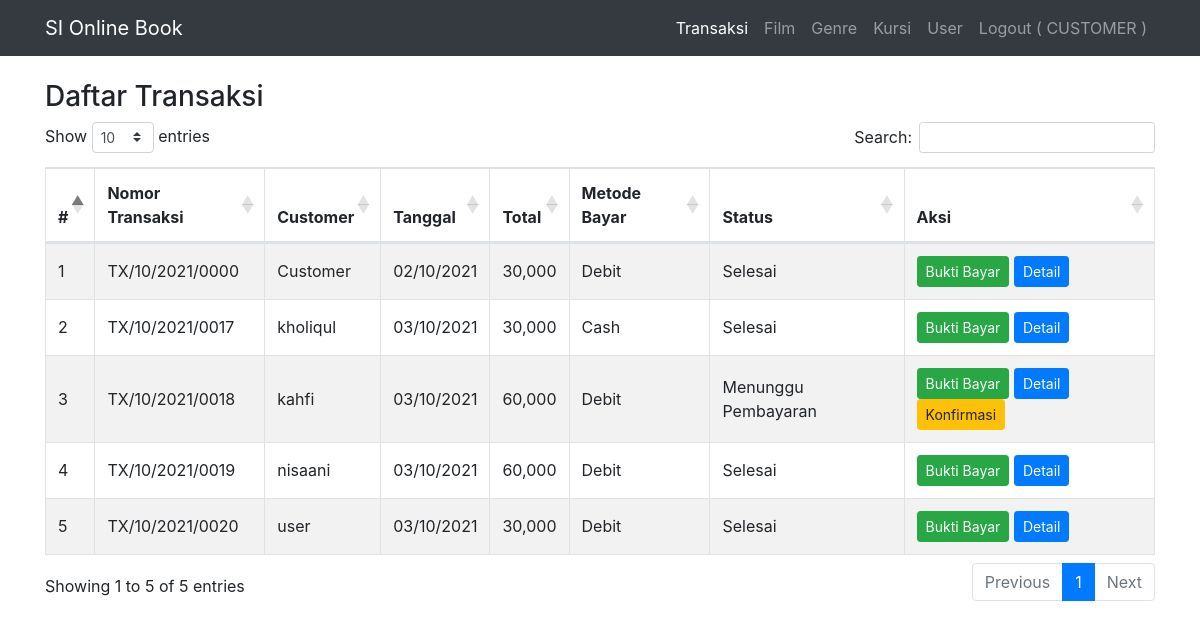
The page /admin/index.php?r=transaksi (signed in) on the database its author committed.
### tables this page shows
CREATE TABLE `transaksi` (
  `id` int(11) NOT NULL,
  `nomor_transaksi` varchar(255) NOT NULL,
  `tgl_transaksi` date NOT NULL DEFAULT current_timestamp(),
  `total` int(11) NOT NULL,
  `metode_bayar` int(11) NOT NULL COMMENT '1 : cash; 2 : debit',
  `telah_dibayar` int(11) NOT NULL DEFAULT 0 COMMENT '1 : sudah',
  `user_id` int(11) DEFAULT NULL,
  `bukti_bayar` varchar(255) DEFAULT NULL
);

CREATE TABLE `user` (
  `id` int(11) NOT NULL,
  `name` varchar(255) DEFAULT NULL,
  `email` varchar(255) DEFAULT NULL,
  `password` varchar(255) DEFAULT NULL,
  `alamat` text DEFAULT NULL,
  `nomor_ktp` varchar(20) DEFAULT NULL,
  `nomor_hp` varchar(20) DEFAULT NULL,
  `role` int(11) DEFAULT NULL COMMENT '1: admin;3customer'
);

### admin/db.php (called while the page is built, shortened)
<?php
$servername = "localhost";
$database = "booking_ticket";
$username = "root";
$password = "";
$conn = mysqli_connect($servername, $username, $password, $database);
function select($table,$value,$where){
    global $conn;
    $sql = "SELECT $value FROM $table WHERE $where";
    return mysqli_query($conn, $sql);
}

### admin/constant.php (called while the page is built, shortened)
<?php
$dataMethodBayar = [
    [
        'id' => 1,
        'nama' => 'Cash'
    ], [
        'id' => 2,
        'nama' => 'Debit'
    ],
];
function getMethodBayarById($id)
{
    global $dataMethodBayar;
    $key = array_search($id, array_column($dataMethodBayar, 'id'));
    return $dataMethodBayar[$key]['nama'];
}

### admin/transaksi/index.php (the view, shortened to what this page needs)
<?php
$dataTransaksi = select('transaksi a join user b on a.user_id = b.id', 'a.*, b.name', "true");
?>
<div class="container pt-4 mb-4">
    <div class="row">
        <div class="col">
            <h3>Daftar Transaksi</h3>
        </div>
    </div>
    <div class="table-responsive">
        <table id="example" class="table table-striped table-bordered" style="width:100%">
            <thead>
                <tr>
                    <th scope="col">#</th>
                    <th scope="col">Nomor Transaksi</th>
                    <th scope="col">Customer</th>
                    <th scope="col">Tanggal</th>
                    <th scope="col">Total</th>
                    <th scope="col">Metode Bayar</th>
                    <th scope="col">Status</th>
                    <th scope="col">Aksi</th>
                </tr>
            </thead>
            <tbody>
                <?php foreach ($dataTransaksi as $key => $transaksi) { ?>
                    <tr>
                        <td class="align-middle"><?= ++$key ?></td>
                        <td class="align-middle"><?= $transaksi['nomor_transaksi'] ?></td>
                        <td class="align-middle"><?= $transaksi['name'] ?></td>
                        <td class="align-middle"><?= date('d/m/Y', strtotime($transaksi['tgl_transaksi'])) ?></td>
                        <td class="align-middle"><?= number_format($transaksi['total']) ?></td>
                        <td class="align-middle"><?= getMethodBayarById($transaksi['metode_bayar']) ?></td>
                        <td class="align-middle"><?= $transaksi['telah_dibayar'] == 0 ? ($transaksi['bukti_bayar'] == NULL ? 'Menunggu Pembayaran' : 'Menunggu Konfirmasi Admin') : 'Selesai' ?></td>
                        <td class="align-middle">
                            <button class="btn btn-success btn-sm" data-rowid="<?= $transaksi['id'] ?>" onclick="openModalBuktiBayar(this)">Bukti Bayar</button>
                            <button class="btn btn-primary btn-sm" data-rowid="<?= $transaksi['id'] ?>" onclick="openModalDetail(this)">Detail</button>
                            <?php if ($transaksi['telah_dibayar'] == 0) { ?>
                                <a href="index.php?r=transaksi&id=<?= $transaksi['id'] ?>" class="btn btn-warning btn-sm" data-rowid="<?= $transaksi['id'] ?>">Konfirmasi</a>
                            <?php } ?>
                        </td>
                    </tr>
                <?php } ?>
            </tbody>
        </table>
    </div>
</div>

### rows shown on the page
transaksi: nomor_transaksi "TX/10/2021/0000", user.name "Customer", tgl_transaksi "02/10/2021", total "30,000", metode_bayar "Debit", telah_dibayar "Selesai"
transaksi: nomor_transaksi "TX/10/2021/0017", user.name "kholiqul", tgl_transaksi "03/10/2021", total "30,000", metode_bayar "Cash", telah_dibayar "Selesai"
transaksi: nomor_transaksi "TX/10/2021/0018", user.name "kahfi", tgl_transaksi "03/10/2021", total "60,000", metode_bayar "Debit", telah_dibayar "Menunggu Pembayaran"
transaksi: nomor_transaksi "TX/10/2021/0019", user.name "nisaani", tgl_transaksi "03/10/2021", total "60,000", metode_bayar "Debit", telah_dibayar "Selesai"
transaksi: nomor_transaksi "TX/10/2021/0020", user.name "user", tgl_transaksi "03/10/2021", total "30,000", metode_bayar "Debit", telah_dibayar "Selesai"

### other values the page prints
$_SESSION['_name_'] "CUSTOMER"
